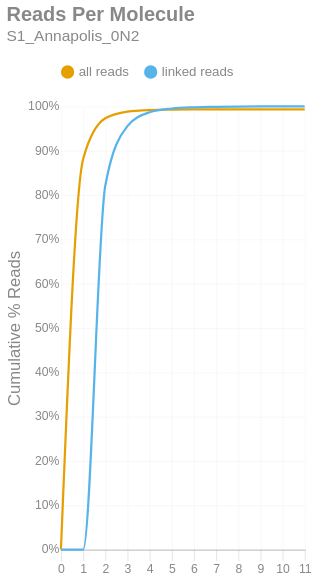

Source (notebook cell):
### Markdown cell above
### Reads per Molecule
This chart shows the cumulative distribution of the number of reads per linked molecule. That is, how many alignments are associated with a unique molecule. This excludes the number of reads associated with invalid or absent linked-read barcodes. The `linked` histogram is the percentages recalculated when disregarding singletons.

### Code cell
if SKIPLR:
    print_html(f"Skipped")
else:
    counts = np.bincount(valids['reads'].cast(pl.Int64).to_numpy())
    weighted = counts * np.arange(len(counts))
    all_perc = weighted / n_reads
    linked_perc = weighted / n_linked_reads
    linked_perc[1] = 0
    binned_df = pl.DataFrame({
        'readsper': list(range(len(counts))),
        'all reads (cumsum)': np.cumsum(all_perc).tolist(),
        'linked reads (cumsum)': np.cumsum(linked_perc).tolist(),
    })

    with SafeRender(binned_df):
        (
            density_plot(binned_df, 'Reads Per Molecule', samplename, 'readspmol')
            .encode(
                x=alt.X('readsper:O', title=None).axis(labelAngle=0).scale(padding=0),
                y=alt.Y('value:Q', title='Cumulative % Reads').axis(format='%').stack(False),
                color=alt.Color("key:N").scale(domain=["all reads", "linked reads"]),
                tooltip=[
                    alt.Tooltip("key:N", title="Data Type"),
                    alt.Tooltip("readsper:O", title="Reads Per Molecule"),
                    alt.Tooltip("value:Q", format=".2%", title="% Reads (Cum.)")
                ]            
            )
        ).display()

### Figure 1 — Vega-Lite specification as saved in the notebook (floating-point values rounded to 4 significant figures)
{"width": "container", "height": 400, "config": {"title": {"anchor": "start", "dy": -15, "fontSize": 18, "color": "#888888", "subtitleColor": "#888888", "subtitleFontSize": 14}, "arc": {"fill": "#0072B2"}, "axis": {"domainColor": "#888888", "domainWidth": 0.5, "gridWidth": 0.2, "grid": false, "titleFontWeight": 400, "titleFontSize": 15, "labelFontSize": 11, "labelColor": "#888888", "tickColor": "#888888", "tickWidth": 0.2, "titleColor": "#888888"}, "axisBand": {"grid": false}, "axisX": {"grid": true, "tickSize": 10, "domainCap": "round"}, "axisY": {"domain": false, "grid": true, "tickSize": 0, "domainCap": "round"}, "background": "transparent", "header": {"labelFontSize": 15, "labelColor": "#888888", "titleFontSize": 15, "titleFontWeight": 600, "titleColor": "#888888"}, "legend": {"labelFont": "sans-serif", "labelFontSize": 12, "labelColor": "#888888", "symbolSize": 100, "symbolType": "circle", "titleFontSize": 12, "titlePadding": 10, "titleColor": "#888888", "title": null, "orient": "top"}, "range": {"category": ["#E69F00", "#56B4E9", "#009E73", "#F0E442", "#0072B2", "#D55E00", "#CC79A7", "#000000"], "diverging": ["#cfe8f3", "#a2d4ec", "#73bfe2", "#46abdb", "#1696d2", "#12719e"]}, "area": {"fill": "#0072B2", "fillOpacity": 0.7, "line": true, "strokeOpacity": 0.7}, "line": {"color": "#0072B2", "stroke": "#0072B2", "strokeWidth": 2}, "trail": {"color": "#0072B2", "stroke": "#0072B2", "strokeWidth": 0, "size": 1}, "point": {"filled": true, "fillOpacity": 1.0, "size": 95}, "text": {"color": "#888888", "fontSize": 11, "align": "right", "fontWeight": 400, "size": 11}, "bar": {"fill": "#0072B2", "stroke": null}, "view": {"stroke": null, "continuousWidth": 660, "continuousHeight": 400}}, "data": {"name": "data-6e7b51e5a0b420a822ef619e2e741c6d"}, "mark": {"type": "line", "interpolate": "monotone", "point": {"opacity": 0, "size": 275}}, "encoding": {"color": {"field": "key", "scale": {"domain": ["all reads", "linked reads"]}, "type": "nominal"}, "tooltip": [{"field": "key", "title": "Data Type", "type": "nominal"}, {"field": "readsper", "title": "Reads Per Molecule", "type": "ordinal"}, {"field": "value", "format": ".2%", "title": "% Reads (Cum.)", "type": "quantitative"}], "x": {"axis": {"labelAngle": 0}, "field": "readsper", "scale": {"padding": 0}, "title": null, "type": "ordinal"}, "y": {"axis": {"format": "%"}, "field": "value", "stack": false, "title": "Cumulative % Reads", "type": "quantitative"}}, "params": [{"name": "param_c36ac31b6afebe62", "select": {"type": "point", "fields": ["key"]}, "bind": "legend"}], "title": {"text": "Reads Per Molecule", "subtitle": "S1_Annapolis_0N2"}, "transform": [{"fold": ["all reads (cumsum)", "linked reads (cumsum)"]}, {"calculate": "replace(datum.key, ' (cumsum)', '')", "as": "key"}, {"filter": {"param": "param_c36ac31b6afebe62"}}], "usermeta": {"embedOptions": {"downloadFileName": "S1_Annapolis_0N2.readspmol"}}, "$schema": "https://vega.github.io/schema/vega-lite/v6.1.0.json", "datasets": {"data-6e7b51e5a0b420a822ef619e2e741c6d": [{"readsper": 0, "all reads (cumsum)": 0.0, "linked reads (cumsum)": 0.0}, {"readsper": 1, "all reads (cumsum)": 0.8805, "linked reads (cumsum)": 0.0}, {"readsper": 2, "all reads (cumsum)": 0.9731, "linked reads (cumsum)": 0.821}, {"readsper": 3, "all reads (cumsum)": 0.9882, "linked reads (cumsum)": 0.9554}, {"readsper": 4, "all reads (cumsum)": 0.9918, "linked reads (cumsum)": 0.9866}, {"readsper": 5, "all reads (cumsum)": 0.9927, "linked reads (cumsum)": 0.9951}, {"readsper": 6, "all reads (cumsum)": 0.993, "linked reads (cumsum)": 0.9979}, {"readsper": 7, "all reads (cumsum)": 0.9931, "linked reads (cumsum)": 0.9988}, {"readsper": 8, "all reads (cumsum)": 0.9932, "linked reads (cumsum)": 0.9995}, {"readsper": 9, "all reads (cumsum)": 0.9933, "linked reads (cumsum)": 0.9998}, {"readsper": 10, "all reads (cumsum)": 0.9933, "linked reads (cumsum)": 0.9999}, {"readsper": 11, "all reads (cumsum)": 0.9933, "linked reads (cumsum)": 1.0}]}}
